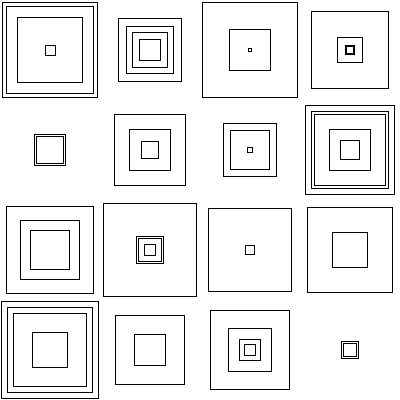
Frame 1 (no input)
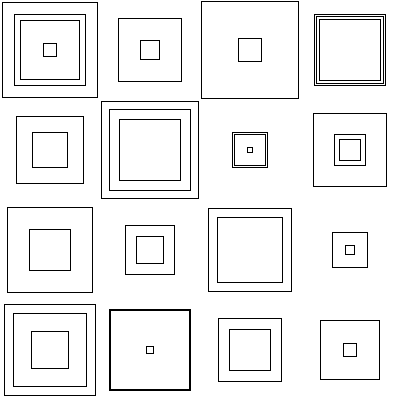
Frame 2 (the mouse pressed at the canvas centre, redrawn once)

The Processing sketch that drew these frames (run headless with seeded random() and noise(); the mouse was pressed at the canvas centre and the sketch redrawn once):

// Processing sketch: aula19_g02_exe01
// ── aula19_g02_exe01.pde
//Vera Molnar
float x=0, y=0, larg=10, alt=10;
void setup() {
  size(400, 400);
  noLoop();
  noFill();
  rectMode(CENTER);
}
void draw() {
  background(255);
  for (y = 50; y < 400; y = y + 100) { 
    for (x=50; x < 400; x= x + 100){
      for(float efeito=100; efeito > 0 ; efeito = efeito - larg ){ 
        rect(x, y, alt, alt);
        alt = random(2, 100);
        larg = random(2, 100);
      }
    }
  }
}
